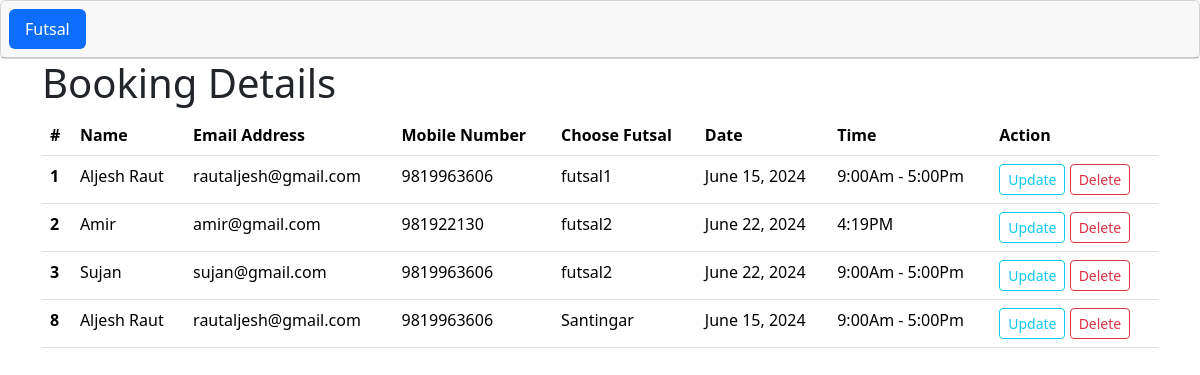
The app's page /detail with its own data.
### futsalapp/models.py (models this page shows, shortened)
class FutsalBooking(models.Model):
    username =models.CharField(max_length=50)
    email = models.EmailField()
    mblnumber = models.IntegerField()
    futsal_choice = models.CharField(max_length=50)
    date = models.DateField()
    time = models.CharField(max_length=50)

### futsalapp/views.py (the view)
# urls.py: path('detail',views.detail, name='detail'),
def detail(request):
    bookings = FutsalBooking.objects.all()
    context = {'bookings':bookings,}
    return render(request,'detail.html',context)

### futsalapp/templates/detail.html
{% extends "index.html" %}
{% block main %}
<div class="container">
    <h1>Booking Details</h1>
<table class="table">
    <thead>
      <tr>
        <th scope="col">#</th>
        <th scope="col">Name</th>
        <th scope="col">Email Address</th>
        <th scope="col">Mobile Number</th>
        <th scope="col">Choose Futsal</th>
        <th scope="col">Date</th>
        <th scope="col">Time</th>
        <th scope="col">Action</th>
      </tr>
    </thead>
    <tbody>
        {% for booking in bookings %}
      <tr>
        <th scope="row">{{booking.id}}</th>
        <td>{{booking.username}}</td>
        <td>{{booking.email}}</td>
        <td>{{booking.mblnumber}}</td>
        <td>{{booking.futsal_choice}}</td>
        <td>{{booking.date}}</td>
        <td>{{booking.time}}</td>
        <td>
          <a href="/update/{{booking.id}}" class="btn btn-outline-info btn-sm">Update</a>
          <a href="/delete/{{booking.id}}" class="btn btn-outline-danger btn-sm">Delete</a>
        </td>
      </tr>
      {%endfor %}
    </tbody>
  </table>
</div>
{% endblock %}

### futsalapp/templates/index.html (shortened to what this page needs)
<!doctype html>
<html lang="en">
  <head>
    <link href="https://cdn.jsdelivr.net/npm/bootstrap@5.3.3/dist/css/bootstrap.min.css" rel="stylesheet">
  </head>
  <body>
    <div class="">
      <div class="card text-center">
        <div class="card-header">
          <ul class="nav nav-pills card-header-pills">
            <li class="nav-item">
              <a class="nav-link active" href="/">Futsal</a>
            </li>
          </ul>
        </div>
      </div>
  </div>
   {% block main%}{% endblock %}
  </body>
</html>

### records on screen
FutsalBooking: id "1", username "Aljesh Raut", email "rautaljesh@gmail.com", mblnumber "9819963606", futsal_choice "futsal1", date "June 15, 2024", time "9:00Am - 5:00Pm"
FutsalBooking: id "2", username "Amir", email "amir@gmail.com", mblnumber "981922130", futsal_choice "futsal2", date "June 22, 2024", time "4:19PM"
FutsalBooking: id "3", username "Sujan", email "sujan@gmail.com", mblnumber "9819963606", futsal_choice "futsal2", date "June 22, 2024", time "9:00Am - 5:00Pm"
FutsalBooking: id "8", username "Aljesh Raut", email "rautaljesh@gmail.com", mblnumber "9819963606", futsal_choice "Santingar", date "June 15, 2024", time "9:00Am - 5:00Pm"
